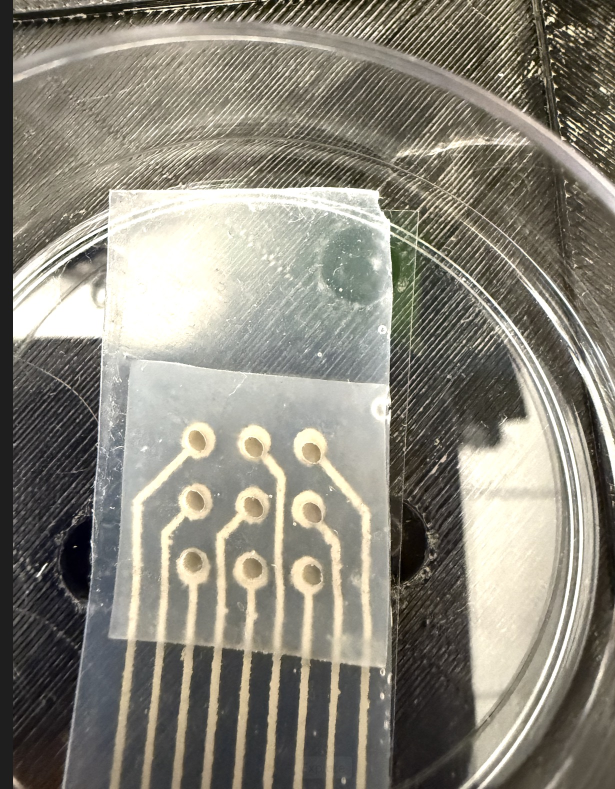
#> input picture test_img1.jpg, 1230 x 1578 px, given in place of the camera (shown at 1/2 size)
$ python practice_code.py
#> lines starting #> are read from the running program, lines starting #| are printed output that depends on the picture; after the words box and inside, x2 and y2 are one past the last pixel; in counts of white or black regions, pixels touching at a corner belong together
import cv2
import numpy as np
import os
#import sendPython
from datetime import datetime
#12
CAPTURE_DIR = "captures"
if not os.path.exists(CAPTURE_DIR):
    os.makedirs(CAPTURE_DIR)

captured_file_paths = []

# Define physical size of calibration square in mm
SQUARE_SIZE_MM = 70.03

# Define ideal square in mm (anchored at origin)
real_world_pts_mm = np.array([
    [0, 0],
    [SQUARE_SIZE_MM, 0],
    [SQUARE_SIZE_MM, SQUARE_SIZE_MM],
    [0, SQUARE_SIZE_MM]
], dtype=np.float32)

def show_side_by_side(windows, start_x=100, start_y=50, spacing=20, custom_positions={}):
    current_x = start_x
    for name, image in windows:
        if image is not None:
            cv2.imshow(name, image)
            if name in custom_positions:
                x, y = custom_positions[name]
                cv2.moveWindow(name, x, y)
            else:
                cv2.moveWindow(name, current_x, start_y)
                current_x += image.shape[1] + spacing

# [36 lines left out: functions generate_center_to_dot_overlay, sort_clockwise, not called in this run]

def detect_dots(frame: np.ndarray, debug_draw: np.ndarray = None) -> np.ndarray | None:
    gray = cv2.cvtColor(frame, cv2.COLOR_BGR2GRAY)

    #Set up the detector with parameters
    params = cv2.SimpleBlobDetector_Params()
    params.filterByArea = True
    params.minArea = 100
    params.maxArea = 200000

    params.filterByCircularity = True
    params.minCircularity = 0.6

    params.filterByColor = False #Detect both dark and bright blobs

    params.filterByInertia = False
    params.filterByConvexity = False

    detector = cv2.SimpleBlobDetector_create(params)
    keypoints = detector.detect(gray)

    if len(keypoints) != 4:
        return None

    centers = np.array([kp.pt for kp in keypoints], dtype=np.float32)

    if debug_draw is not None:
        for i, kp in enumerate(keypoints):
            x, y = int(kp.pt[0]), int(kp.pt[1])
            cv2.circle(debug_draw, (x, y), 5, (0, 0, 255), -1)
            cv2.putText(debug_draw, f'{x}, {y}', (x+5, y-5), cv2.FONT_HERSHEY_SIMPLEX, 0.4, (255, 255, 255), 1)

    return sort_clockwise(centers)


# [130 lines left out: functions show_zoomed_dots_window, show_center_to_origin_distance_window, warp_image, draw_overlay_with_mm_labels, draw_mm_grid, not called in this run]

cap = cv2.VideoCapture(0)
cap.set(cv2.CAP_PROP_BRIGHTNESS, 150) # Optional brightness boost
cap.set(cv2.CAP_PROP_CONTRAST, 50)    # Optional contrast boost
cap.set(cv2.CAP_PROP_SHARPNESS, 3)    # Some cameras support this
cap.set(cv2.CAP_PROP_FRAME_WIDTH, 1920)
cap.set(cv2.CAP_PROP_FRAME_HEIGHT, 1080)
cv2.namedWindow("Alignment", cv2.WINDOW_NORMAL)

PIXELS_PER_MM = None
CALIBRATED = False
PENDING_CALIBRATION = None
stable_detections = []
STABLE_FRAMES = 5
last_calibration_points = None
last_frame_for_capture = None
show_capture = False
captured_image = None
last_detected_points = None

zoom_image = None
showing_zoom_viewer = False

zoom_captures = []
ZOOM_CAPTURE_DIR = "zoom_captures"
if not os.path.exists(ZOOM_CAPTURE_DIR):
    os.makedirs(ZOOM_CAPTURE_DIR)
else:
    # Load previously saved zoom captures
    for f in sorted(os.listdir(ZOOM_CAPTURE_DIR)):
        if f.endswith(".png"):
            zoom_captures.append(os.path.join(ZOOM_CAPTURE_DIR, f))

zoom_factor = 1.0
ZOOM_STEP = 0.1
MIN_ZOOM = 0.1
MAX_ZOOM = 6.0


def on_mouse(event, x, y, flags, param):
    pass

cv2.setMouseCallback("Alignment", on_mouse)

h = 1920
w = 1080
while True:

    #print("HELLO FUCK U DUMBFUCK!")
    if not show_capture:
        ret, frame = cap.read()
#> frame is the input picture: shape (1578, 1230, 3); mean B, G, R 122.1, 133.6, 137.3
        if not ret:
            break

        frame = cv2.rotate(frame, cv2.ROTATE_90_CLOCKWISE)
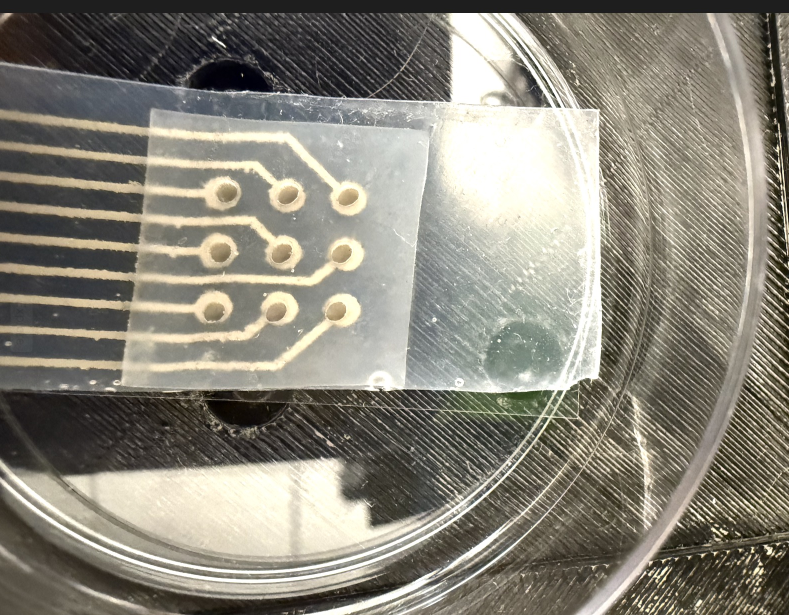
#> frame: shape (1230, 1578, 3) (shown at 1/2 size); mean B, G, R 122.1, 133.6, 137.3
        #frame = frame[0:1920, 0:700]
        #h, w = frame.shape[:2]

        #print("Height:", h, "Width:", w)

        # --- ZOOM CROP ---
        crop_w = int(w / zoom_factor)
        crop_h = int(h / zoom_factor)
        x1 = max((w - crop_w) // 2, 0)
        y1 = max((h - crop_h) // 2, 0)
        x2 = min(x1 + crop_w, w)
        y2 = min(y1 + crop_h, h)
        cropped = frame[y1:y2, x1:x2]
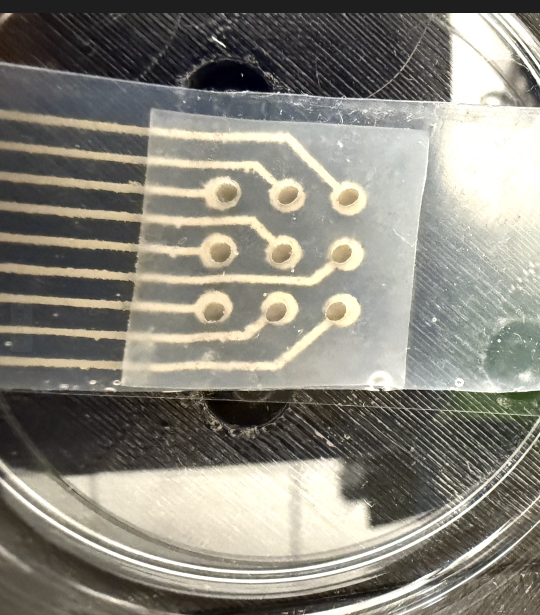
#> cropped: shape (1230, 1080, 3) (shown at 1/2 size); mean B, G, R 124.4, 134.3, 137.1
        frame_zoomed = cv2.resize(cropped, (w, h), interpolation=cv2.INTER_LINEAR)
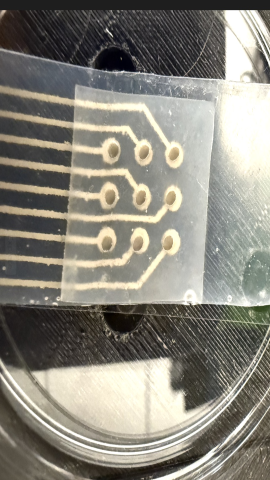
#> frame_zoomed: shape (1920, 1080, 3) (shown at 1/4 size); mean B, G, R 124.3, 134.2, 137
        raw_clean_frame = frame_zoomed.copy() #store clean copy before any edits

        # --- CONTRAST / BRIGHTNESS ADJUSTMENT ---
        alpha = 1.3 #Contrast (1.0 = no change)
        beta = 10 #Brightness (0 = no change)
        frame_zoomed = cv2.convertScaleAbs(frame_zoomed, alpha=alpha, beta=beta)

        lab = cv2.cvtColor(frame_zoomed, cv2.COLOR_BGR2LAB)
#> lab: shape (1920, 1080, 3); mean of channels 0, 1, 2 174.6, 127.4, 132.2
        l, a, b = cv2.split(lab)
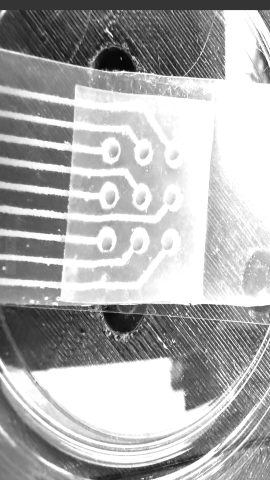
#> l: shape (1920, 1080) (shown at 1/4 size); min 7, max 255, mean 174.6
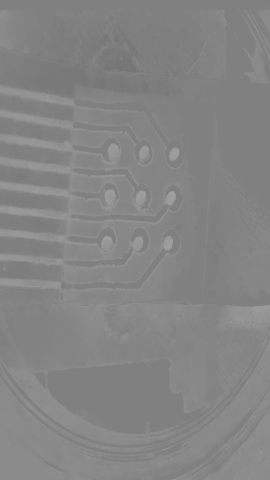
#> b: shape (1920, 1080) (shown at 1/4 size); min 111, max 164, mean 132.2

        clahe = cv2.createCLAHE(clipLimit=2.0, tileGridSize=(8, 8))
        cl = clahe.apply(l)

        merged = cv2.merge((cl, a, b))
#> merged: shape (1920, 1080, 3); mean of channels 0, 1, 2 163.8, 127.4, 132.2
        frame_zoomed = cv2.cvtColor(merged, cv2.COLOR_LAB2BGR)
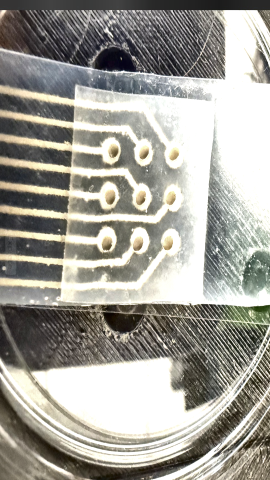
#> frame_zoomed: shape (1920, 1080, 3) (shown at 1/4 size); mean B, G, R 152.3, 159.8, 161.6


        # --- SHARPENING ---
        # First pass
        blurred1 = cv2.GaussianBlur(frame_zoomed, (5, 5), 1.2)
        sharpened1 = cv2.addWeighted(frame_zoomed, 1.7, blurred1, -0.7, 0)

        # Second pass
        blurred2 = cv2.GaussianBlur(sharpened1, (3, 3), 0.8)
        display_frame = cv2.addWeighted(sharpened1, 1.5, blurred2, -0.5, 0)


        last_frame_for_capture = display_frame.copy()

        # --- DOT DETECTION ---
        detected = detect_dots(display_frame, display_frame)
#> in detect_dots, `keypoints = detector.detect(gray)`: keypoints = 6 keypoints; (x, y, size): (16, 1073, 15.1), (1058, 1381, 14.2), (185, 1193, 14.2), (1045, 1405, 13.8), (473, 45, 11.8), (595, 1265, 11.3)
        zoom_result = show_zoomed_dots_window(raw_clean_frame, detected) if detected is not None else None
        if zoom_result:
            zoom_window_name, zoom_image = zoom_result
        else:
            zoom_window_name, zoom_image = None, None

        #Center-to-dot overlay zoom
        zoom_overlay_image = None
        if detected is not None and len(detected) > 0:
            zoom_overlay_image = generate_center_to_dot_overlay(raw_clean_frame, detected[0]) #pick first dot
        last_detected_points = detected if detected is not None else last_detected_points

        # -- Stability Tracking for Calibration ---
        if detected is not None:
            if stable_detections and stable_detections[-1].shape != detected.shape:
                stable_detections.clear()
                PENDING_CALIBRATION = None

            stable_detections.append(detected)
            if len(stable_detections) > STABLE_FRAMES:
                stable_detections.pop(0)

            if len(stable_detections) == STABLE_FRAMES and all(
                det.shape == stable_detections[0].shape for det in stable_detections
            ):
                if all(np.allclose(stable_detections[0], det, atol=2.5) for det in stable_detections):
                    PENDING_CALIBRATION = stable_detections[0]
                else:
                    PENDING_CALIBRATION = None
            else:
                PENDING_CALIBRATION = None
        else:
            stable_detections.clear()
            PENDING_CALIBRATION = None

        # --- Draw Points + Grid ---
        if detected is not None:
            for pt in detected:
                center = tuple(np.round(pt).astype(int))
                cv2.circle(display_frame, center, 8, (0, 0, 255), -1)
                cv2.circle(display_frame, center, 5, (0, 255, 0), -1)
            draw_overlay_with_mm_labels(display_frame, detected, PIXELS_PER_MM if PIXELS_PER_MM else 1.0, (0, 255, 0), "Detected Points (Green)")
            #Draw center of detected square
            # center_point = np.mean(detected, axis=0).astype(int)
            center_point = np.array([w / 2, h / 2]).astype(int)
            cv2.circle(display_frame, center_point, 10, (0, 0, 255), -1)  # big red center dot


            #Find and mark the origin (top-right dot)
            scores = detected[:, 0] - detected[:, 1]     # x - y for Top-Right
            origin_index = np.argmax(scores)
            origin_point = detected[origin_index].astype(int)

            br_index = np.argmax(detected[:, 0] + detected[:, 1])  # Bottom-Right
            bottom_right = detected[br_index].astype(int)

            tl_index = np.argmin(detected[:, 0] + detected[:, 1])  # Top-Left
            top_left = detected[tl_index].astype(int)

            bl_index = np.argmin(detected[:, 0] - detected[:, 1])  # Bottom-Left
            bottom_left = detected[bl_index].astype(int)


            # [8 lines of commented-out code are left out]
            cv2.circle(display_frame, tuple(origin_point), 12, (255, 0, 0), 3) #big blue circle

            vec1 = np.array([-(origin_point[0] - center_point[0]), origin_point[1] - center_point[1]])
            vec2 = -(bottom_right - center_point)

            dist_top_bottom = np.linalg.norm(bottom_right - origin_point)
            dist_left_right = np.linalg.norm(top_left - origin_point)

            measured_top_bottom = 23.5 #in millimeters (Measured manually)
            measured_left_right = 21.1 #in millimeters (Measured manually)

            calibration_y = measured_top_bottom/dist_top_bottom # Measured in MM/Pixel
            calibration_x = measured_left_right/dist_left_right # Measured in MM/Pixel

            calibration = (calibration_x + calibration_y)/2

            real_vec = calibration*vec1

            print("Origin:", origin_point)
            print("Center: ", center_point)
            print("Top Left:", top_left)
            print("Bottom Right:", bottom_right)
            print("Calibration Conversion:", calibration)


            print("Vector to origin:", vec1)
            print("Real Vector:", real_vec)

            dist_px = np.linalg.norm(center_point - origin_point)


            #Line from center to origin
            cv2.line(display_frame, tuple(center_point), tuple(origin_point), (0, 255, 255), 2)

            zoom_center_origin_image = show_center_to_origin_distance_window(raw_clean_frame, center_point, origin_point)
            if CALIBRATED and PIXELS_PER_MM:
                dist_mm = dist_px / PIXELS_PER_MM
                label = f'{dist_mm:.2f} mm'
            else:
                label = f'{dist_px:.1f} px'

            midpoint = ((center_point + origin_point // 2).astype(int))


        if CALIBRATED and last_calibration_points is not None and PIXELS_PER_MM is not None:
            width_px = int(SQUARE_SIZE_MM * PIXELS_PER_MM)
            height_px = int(SQUARE_SIZE_MM * PIXELS_PER_MM)
            center_detected = np.mean(last_calibration_points, axis=0)
            center_ideal_px = np.array([width_px/2, height_px/2])
            offset = center_detected - center_ideal_px
            ideal_pts_px = real_world_pts_mm * PIXELS_PER_MM + offset
            draw_overlay_with_mm_labels(display_frame, ideal_pts_px, PIXELS_PER_MM, (255, 0, 255), "Ideal Shape (Magenta)")
            for pt in ideal_pts_px:
                cv2.circle(display_frame, tuple(pt.astype(int)), 6, (255, 0, 255), -1)
            draw_mm_grid(display_frame, np.eye(3), max_x=SQUARE_SIZE_MM, max_y=SQUARE_SIZE_MM, step=10, pixels_per_mm=PIXELS_PER_MM)

        # --- UI Text ---
        msg = "Calibrated ✅ (press 'r' to reset)" if CALIBRATED else "Waiting for Calibration... Press 'c' to confirm"
        cv2.putText(display_frame, msg, (10, 60), cv2.FONT_HERSHEY_SIMPLEX, 0.5, (0, 200, 0) if CALIBRATED else (0, 0, 255), 1)
#> display_frame: shape (1920, 1080, 3); mean B, G, R 152, 159.4, 161.3
        cv2.putText(display_frame, "Press 'q' to quit | 'c' to calibrate | 'r' to reset | 's' to capture | 'b' to back", (10, 470), cv2.FONT_HERSHEY_SIMPLEX, 0.5, (255, 255, 255), 1)
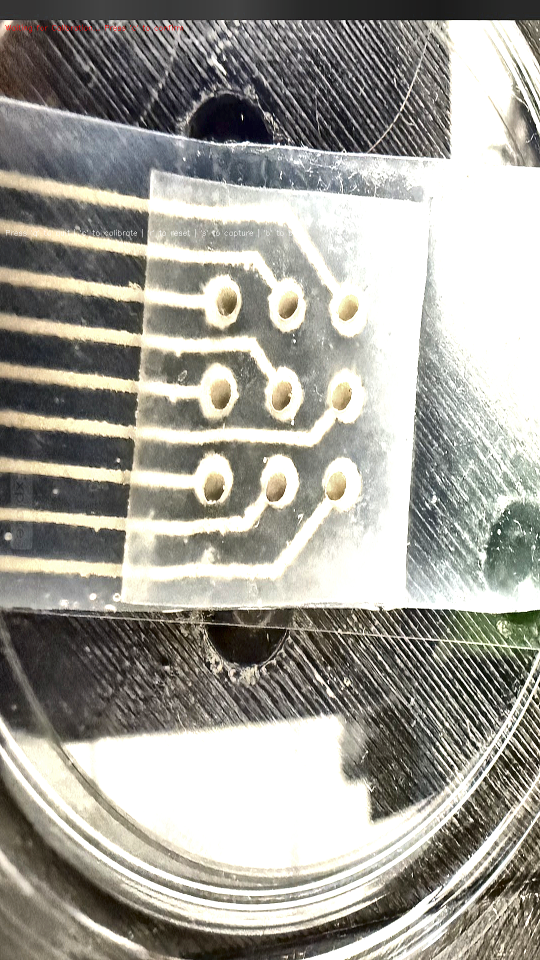
#> display_frame: shape (1920, 1080, 3) (shown at 1/2 size); mean B, G, R 152, 159.5, 161.3
        cv2.putText(display_frame, f"Zoom: {zoom_factor:.1f}x", (10, 90),
            cv2.FONT_HERSHEY_SIMPLEX, 0.6, (255, 255, 0), 2)
#> display_frame: shape (1920, 1080, 3); 0.03% of pixels changed, all inside (x1, y1, x2, y2) = (11, 76, 119, 92)

        #Show side-by-side zoom windows
        zoom_windows = []
        if zoom_image is not None:
            zoom_windows.append(("Zoomed Dots", zoom_image))
        if zoom_overlay_image is not None:
            zoom_windows.append(("Center --> Origin", zoom_overlay_image))

        custom_positions = {
            "Center --> Origin": (1100, 50) #Move it anywhere you want
        }
        show_side_by_side(
            zoom_windows,
            start_x=500,
            start_y=50,
            spacing=30,
            custom_positions=custom_positions
        )
        #cv2.resizeWindow("Cropped Frame", 1920, 700)
        cv2.imshow("Alignment", display_frame)

    else:
        cv2.putText(captured_image, "Captured Calibration Image (press 'b' to go back)", (10, 30),
                    cv2.FONT_HERSHEY_SIMPLEX, 0.7, (255, 255, 255), 2)
        cv2.imshow("Captured", captured_image)


    key = cv2.waitKey(1) & 0xFF
#> (key x is pressed here)

    if key == ord('c') and PENDING_CALIBRATION is not None:
        print("[INFO] Calibrating using 4 points")
        last_calibration_points = PENDING_CALIBRATION.copy()
        side_lengths = [
            np.linalg.norm(last_calibration_points[i] - last_calibration_points[(i + 1) % 4])
            for i in range(4)
        ]
        avg_side_px = np.mean(side_lengths)
        PIXELS_PER_MM = avg_side_px / SQUARE_SIZE_MM
        CALIBRATED = True
        print("[INFO] Calibration completed.")

    elif key == ord('s'):
        if last_frame_for_capture is not None:
            os.makedirs("captures", exist_ok=True)
            timestamp = datetime.now().strftime("%Y%m%d_%H%M%S")

        if CALIBRATED and last_calibration_points is not None:
            captured_image = warp_image(last_frame_for_capture, last_calibration_points, PIXELS_PER_MM)
            filename = f"captures/capture_calibrated_{timestamp}.png"
            cv2.imwrite(filename, captured_image)
            print(f"[INFO] Saved calibrated capture as {filename}")

        else:
            captured_image = last_frame_for_capture.copy()
            if last_detected_points is not None and len(last_detected_points) == 4:
                pts = np.array(last_detected_points, dtype=np.int32)
                cv2.polylines(captured_image, [pts], isClosed=True, color=(0, 255, 0), thickness=3)
                draw_overlay_with_mm_labels(captured_image, last_detected_points, 1.0, (0, 255, 0), "Detected Outline (Green)")
                print("[INFO] Captured raw image with green detection overlay.")
            else:
                print("[INFO] Captured raw image (no detection overlay).")

            filename = f"captures/capture_raw_{timestamp}.png"
            cv2.imwrite(filename, captured_image)
            print(f"[INFO] Saved raw capture as {filename}")


    elif key == ord('b'):
        if show_capture:
            show_capture = False
            captured_image = None
            cv2.destroyWindow("Captured")
            PIXELS_PER_MM = None
            CALIBRATED = False
            PENDING_CALIBRATION = None
            stable_detections.clear()
            last_calibration_points = None
            last_frame_for_capture = None
            print("[INFO] Returned to live feed and reset calibration.")

        if showing_zoom_viewer:
            cv2.destroyWindow("Zoom Viewer")
            showing_zoom_viewer = False
            print("[INFO] Closed Zoom Viewer")

        if 'showing_raw_viewer' in locals() and showing_raw_viewer:
            cv2.destroyWindow("Raw Viewer")
            showing_raw_viewer = False
            print("[INFO] Closed Raw Viewer")

    elif key == ord('r'):
        PIXELS_PER_MM = None
        CALIBRATED = False
        PENDING_CALIBRATION = None
        stable_detections.clear()
        last_calibration_points = None
        last_frame_for_capture = None
        show_capture = False
        print("[INFO] Calibration reset.")

    elif key == ord('v'):
        print("[INFO] Displaying all saved captures...")
        images = [f for f in os.listdir(CAPTURE_DIR) if f.endswith(".png")]
        if not images:
            print("[WARN] No images to display.")
        else:
            for img_name in sorted(images):
                img_path = os.path.join(CAPTURE_DIR, img_name)
                img = cv2.imread(img_path)
                if img is not None:
                    window_name = f"Capture - {img_name}"
                    cv2.imshow(window_name, img)
                    cv2.moveWindow(window_name, 500, 20)  # Offset each window vertically
                    cv2.waitKey(500)  # wait 500ms before showing next, or press any key
            print("[INFO] All captures displayed. Press any key to continue.")
            cv2.waitKey(0)
            cv2.destroyAllWindows()

    elif key == ord('z'):
        if zoom_image is not None:
            os.makedirs("zoom_captures", exist_ok=True)
            timestamp = datetime.now().strftime("%Y%m%d_%H%M%S")
            filename = f"zoom_captures/zoom_capture_{timestamp}.png"
            cv2.imwrite(filename, zoom_image)
            zoom_captures.append(filename)
            print(f"[INFO] Zoom window saved as {filename}")
        else:
            print("[WARN] No zoomed image to save.")

    elif key == ord('x'):
        if zoom_captures:
            zoom_images = [cv2.imread(path) for path in zoom_captures if cv2.imread(path) is not None]
            if zoom_images:
                max_height = max(img.shape[0] for img in zoom_images)
                zoom_images_resized = [cv2.resize(img, (int(img.shape[1] * max_height / img.shape[0]), max_height)) for img in zoom_images]
                combined_zoom_view = cv2.hconcat(zoom_images_resized)
                showing_zoom_viewer = True
                cv2.imshow("Zoom Viewer", combined_zoom_view)
                print(f"[INFO] Displaying {len(zoom_images)} zoom captures.")
            else:
                print("[WARN] Could not load zoom images.")
        else:
            print("[WARN] No zoom captures to display.")


    elif key == ord('+') or key == ord('='):  # '+' to zoom in
        zoom_factor = min(zoom_factor + ZOOM_STEP, MAX_ZOOM)
        print(f"[INFO] Zoom factor increased to {zoom_factor:.1f}x")

    elif key == ord('-') or key == ord('_'):  # '-' to zoom out
        zoom_factor = max(zoom_factor - ZOOM_STEP, MIN_ZOOM)
        print(f"[INFO] Zoom factor decreased to {zoom_factor:.1f}x")


    elif key == ord('q'):
        break

cap.release()
cv2.destroyAllWindows()
